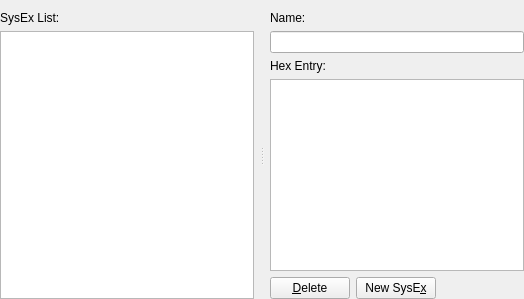
           <widget class="QWidget" name="sysExTab">
            <property name="autoFillBackground">
             <bool>true</bool>
            </property>
            <attribute name="title">
             <string>    S&amp;ysEx    </string>
            </attribute>
            <layout class="QVBoxLayout">
             <property name="leftMargin">
              <number>0</number>
             </property>
             <property name="rightMargin">
              <number>0</number>
             </property>
             <property name="bottomMargin">
              <number>0</number>
             </property>
             <item>
              <widget class="QSplitter" name="splitter2">
               <property name="orientation">
                <enum>Qt::Horizontal</enum>
               </property>
               <widget class="QWidget" name="layout12">
                <layout class="QVBoxLayout">
                 <property name="rightMargin">
                  <number>6</number>
                 </property>
                 <item>
                  <widget class="QLabel" name="textLabel2_3">
                   <property name="text">
                    <string>SysEx List:</string>
                   </property>
                   <property name="wordWrap">
                    <bool>false</bool>
                   </property>
                  </widget>
                 </item>
                 <item>
                  <widget class="QListWidget" name="sysexList">
                   <property name="sizePolicy">
                    <sizepolicy hsizetype="Expanding" vsizetype="Expanding">
                     <horstretch>0</horstretch>
                     <verstretch>0</verstretch>
                    </sizepolicy>
                   </property>
                   <property name="alternatingRowColors">
                    <bool>true</bool>
                   </property>
                  </widget>
                 </item>
                </layout>
               </widget>
               <widget class="QWidget" name="layout11">
                <layout class="QVBoxLayout">
                 <property name="leftMargin">
                  <number>6</number>
                 </property>
                 <item>
                  <widget class="QLabel" name="textLabel1_4">
                   <property name="text">
                    <string>Name:</string>
                   </property>
                   <property name="wordWrap">
                    <bool>false</bool>
                   </property>
                  </widget>
                 </item>
                 <item>
                  <widget class="QLineEdit" name="sysexName"/>
                 </item>
                 <item>
                  <widget class="QLabel" name="textLabel1_2">
                   <property name="text">
                    <string>Hex Entry:</string>
                   </property>
                   <property name="wordWrap">
                    <bool>false</bool>
                   </property>
                  </widget>
                 </item>
                 <item>
                  <widget class="QTextEdit" name="sysexData"/>
                 </item>
                 <item>
                  <layout class="QHBoxLayout">
                   <item>
                    <widget class="QPushButton" name="deleteSysex">
                     <property name="text">
                      <string>&amp;Delete</string>
                     </property>
                     <property name="shortcut">
                      <string>Alt+D</string>
                     </property>
                    </widget>
                   </item>
                   <item>
                    <widget class="QPushButton" name="newSysex">
                     <property name="text">
                      <string>New SysE&amp;x</string>
                     </property>
                     <property name="shortcut">
                      <string>Alt+X</string>
                     </property>
                    </widget>
                   </item>
                   <item>
                    <spacer name="spacer12">
                     <property name="orientation">
                      <enum>Qt::Horizontal</enum>
                     </property>
                     <property name="sizeType">
                      <enum>QSizePolicy::Expanding</enum>
                     </property>
                     <property name="sizeHint" stdset="0">
                      <size>
                       <width>60</width>
                       <height>20</height>
                      </size>
                     </property>
                    </spacer>
                   </item>
                  </layout>
                 </item>
                </layout>
               </widget>
              </widget>
             </item>
            </layout>
           </widget>
